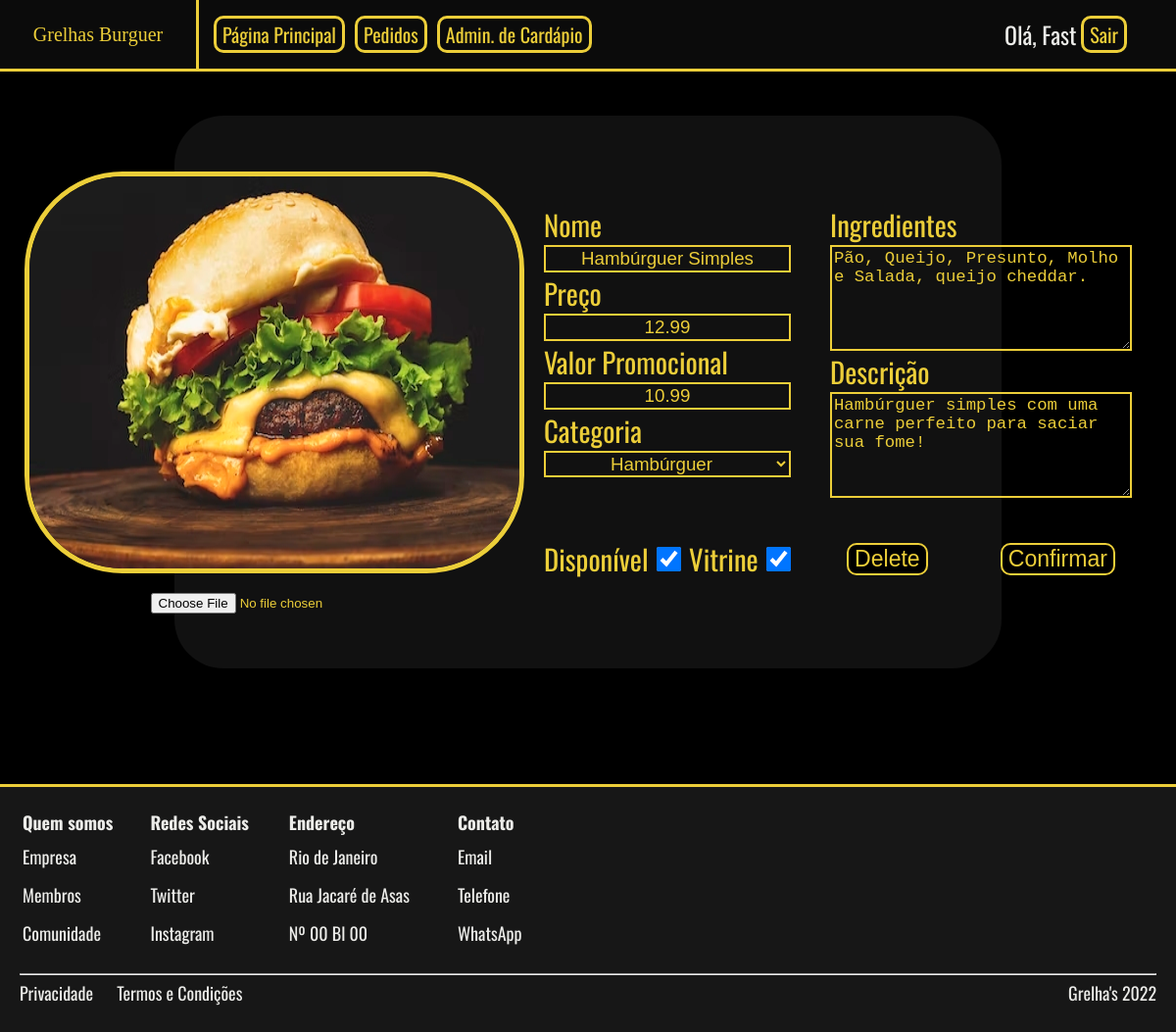
/func_mode/edit_item/14 (signed in), run on the app's committed database.
### cardapio/models.py (models this page shows, shortened)
class Item(models.Model):
    nome_item = models.CharField(max_length=40)
    img = models.ImageField(upload_to="imagens_item", default='../media/default.jpg')
    preco_item = models.FloatField()
    valor_promocional = models.FloatField(default=0, blank=True, null=True)
    categoria = models.ForeignKey(Categoria, on_delete=models.DO_NOTHING)
    ingredientes = models.TextField(blank=True, null=True)
    descricao = models.TextField()
    disponivel_item = models.BooleanField()
    vitrine = models.BooleanField(default=False)

### func_mode/views.py (the view, shortened to what this page needs)
# urls.py: path('edit_item/<int:item_id>', views.edit_item, name='edit_item'),
@permission_required('cardapio.can_change_item', login_url='/login')
def edit_item(request, item_id):
    item = get_object_or_404(Item, id=item_id)
    categorias = Categoria.objects.all()
    return render(request, 'edit_item.html', {'item': item, 'categorias': categorias})

### cardapio/models.py (called while the page is built)
    def __str__(self) -> str:
        return f'{self.nome_categoria}'

### func_mode/templatetags/custom_tags.py (called while the page is built)
@register.filter(name='change_float')
def change_float(valor:int) -> str:
    return str(valor).replace(',','.')

@register.filter(name='checkbox')
def checkbox(valor:bool) -> str:
    return 'checked' if valor is True else ''

### func_mode/templates/edit_item.html (shortened to what this page needs)
{% extends 'base.html' %}
{% load custom_tags static %}
{% block head %}
    <link rel="stylesheet" href="{% static 'func_css/edit_item.css' %}">
{% endblock %}
{% block navlinks %}
    <a href="{% url 'index' %}"><button class="buttonHeader">Página Principal</button></a>
    <a href="{% url 'pedidos' %}"><button class="buttonHeader">Pedidos</button></a></li>
    <a href="{% url 'cardapio_admin' %}"><button class="buttonHeader">Admin. de Cardápio</button></a>
{% endblock %}
{% block body %}
    <div class="content">
        <div class="item">
            {% include  'static/parciais/messages.html' %}
            <div class="item-card">
                <form action="{% url 'edit_item' item.id %}" method="POST" enctype="multipart/form-data">
                    <div class="item-img">
                        {% if item.img %}
                        <img src="{{ item.img.url }}" alt="Img">
                        {% else %}
                        <img src="../../media/default.jpg" alt="Img">
                        {% endif %}
                        <input type="file" name="img">
                    </div>
                    <div class="item-info">
                        <div class="item-info-1">
                            <label>Nome</label>
                            <input type="text" value="{{ item.nome_item }}" name="nome">
                            <label>Preço</label>
                            <input type="number" class="input_number" step="0.01" value="{{ item.preco_item|change_float }}" name="preco">
                            <label>Valor Promocional</label>
                            <input type="number" class="input_number" step="0.01" value="{{ item.valor_promocional|change_float }}" name="valor_promocional">
                            <label>Categoria</label>
                            <select name="categoria">
                                {% for categoria in categorias %}
                                <option value="{{ categoria }}">{{ categoria }}</option>
                                {% endfor %}
                            </select>
                        </div>
                        <div class="item-info-2">
                            <label>Ingredientes</label>
                            <textarea name="ingredientes" cols="30" rows="10">{{ item.ingredientes }}</textarea>
                            <label>Descrição</label>
                            <textarea name="descricao" cols="30" rows="10">{{ item.descricao }}</textarea>
                        </div>
                        <div class="item-info-3">
                            <label>Disponível</label>
                            <input type="checkbox" {{ item.disponivel_item|checkbox }} name="disponivel">
                            <label>Vitrine</label>
                            <input type="checkbox" {{ item.vitrine|checkbox }} name="vitrine">
                        </div>
                        <div class="item-info-4">
                            <button class="edit_button"><a href="{% url 'delete_item' item.id %}">Delete</a></button>
                            <button class="edit_button" type="submit">Confirmar</button>
                        </div>
                    </div>
                </form>
            </div>
        </div>
    </div>
{% endblock %}

### templates/base.html (shortened to what this page needs)
{% load static %}
<!DOCTYPE html>
<html lang="pt-BR">
<head>
    {% include  'static/parciais/head.html' %}
    <link rel="stylesheet" href="{% static 'base.css' %}">
    {% block head %}{% endblock %}
</head>
<body>
    <nav class="navebar">
        <div class="logo">
            <a href="{% url 'index' %}">
                Grelhas Burguer
            </a>
        </div>
        <div class="menu">
            {% block navlinks %}
            {% endblock %}
        </div>
        <div class="nav-login">
            {% if request.user.is_authenticated %}
                <span> Olá, {{ request.user.first_name|title }} </span>
                <a href="{% url 'logout' %}"><button class="buttonHeader">Sair</button></a>
            {% else %}
                <a href="{% url 'login' %}"><button class="buttonHeader">Entrar</button></a>
                <a href="{% url 'register' %}"><button class="buttonHeader">Registre-se</button></a>
            {% endif %}
        </div>
    </nav>
    {% block body %}{%endblock%}
    {% include 'static/parciais/footer.html' %}
</body>
</html>

### templates/static/base.css (style rules this page uses)
html, body { height: 100vh; font-family: 'Oswald', sans-serif; }
* { margin: 0; }
.navebar { position: absolute; top: 0; display: flex; z-index: 1000; gap: 10px; background-color: #0c0c0cf6; border-bottom: solid #ECCE39; color:#ecece9; font-size: 24px; justify-content: space-between; height: 70px; width: 100%; }
.logo { font-family: 'Fuzzy Bubbles', cursive; width: 200px; display: flex; align-items: center; border-right: solid #ECCE39; justify-content: center; }
.logo a { width: 90%; text-decoration: none; text-align: center; color:#ECCE39; font-size: 20px; }
.menu { display: flex; flex-grow: 10; align-items: center; }
.menu a { display: flex; align-items: center; text-decoration: none; padding: 5px; }
.nav-login { width: 220px; display: flex; align-items: center; justify-content: center; }
.nav-login a { display: flex; align-items: center; justify-content: center; text-decoration: none; padding: 5px; }
.buttonHeader { font-family: 'Oswald', sans-serif; font-size: 18px; background-color: transparent; border: solid 3px #ECCE39 ; border-radius: 10px; color: #ECCE39; text-decoration: none; font-size: 20px; cursor: pointer; }

### templates/static/func_css/edit_item.css (style rules this page uses)
.content { height: 100%; font-family: 'Oswald', sans-serif; font-size: 20px; background-color: #000; margin: 0px; display: flex; justify-content: center; align-items: center; }
.item { display: flex; width: 70%; height: 70%; font-size: 0.8em; flex-direction: column; align-items: center; justify-content: center; border: solid transparent 2px; border-radius: 50px; background-color: #111; }
.item-card form { display: flex; flex-direction: row; align-items: center; justify-content: center; color: #ECCE39; font-size: 1.2em; }
.item-card img { width: 500px; height: 400px; border: solid 5px; border-radius: 100px; }
.item-img { display: flex; flex-direction: column; align-items: center; gap: 20px; }
.item-info { font-size: 1.5em; display: grid; grid-template-columns: 1fr 1fr; grid-template-rows: 4fr 1fr; }
.item-info-1 { display: flex; flex-direction: column; margin: 20px; }
.item-info-1 input { background-color: transparent; color: #ECCE39; font-size: 0.65em; border: transparent; border: solid 2px #ECCE39 ; text-align: center; }
.item-info-1 select { background-color: transparent; color: #ECCE39; font-size: 0.65em; border: transparent; border: solid 2px #ECCE39 ; text-align: center; }
.item-info-2 { margin: 20px; display: flex; flex-direction: column; }
.item-info-2 textarea { background-color: transparent; border: solid 2px #ECCE39; width: 300px; height: 100px; font-size: 0.6em; color:#ECCE39; }
.item-info-3 { margin: 20px; display: flex; justify-content: space-between; align-items: center; }
.item-info-3 input { width: 25px; height: 25px; }
.item-info-4 { display: flex; justify-content: space-around; align-items: center; }
.edit_button { margin: 0px 20px; background-color: black; color: #ECCE39; border: solid 2px; border-radius: 10px; font-size: 0.8em; }
.edit_button a { text-decoration: none; color: #ECCE39; }

### data on the page
Item: img (picture), nome "Hambúrguer Simples", preco "12.99", valor_promocional "10.99", ingredientes "Pão, Queijo, Presunto, Molho e Salada, queijo cheddar.", descricao "Hambúrguer simples com uma carne perfeito para saciar sua fome!"

### other printed values
{{ request.user.first_name|title }} "Fast"
form field categoria "Hambúrguer"
